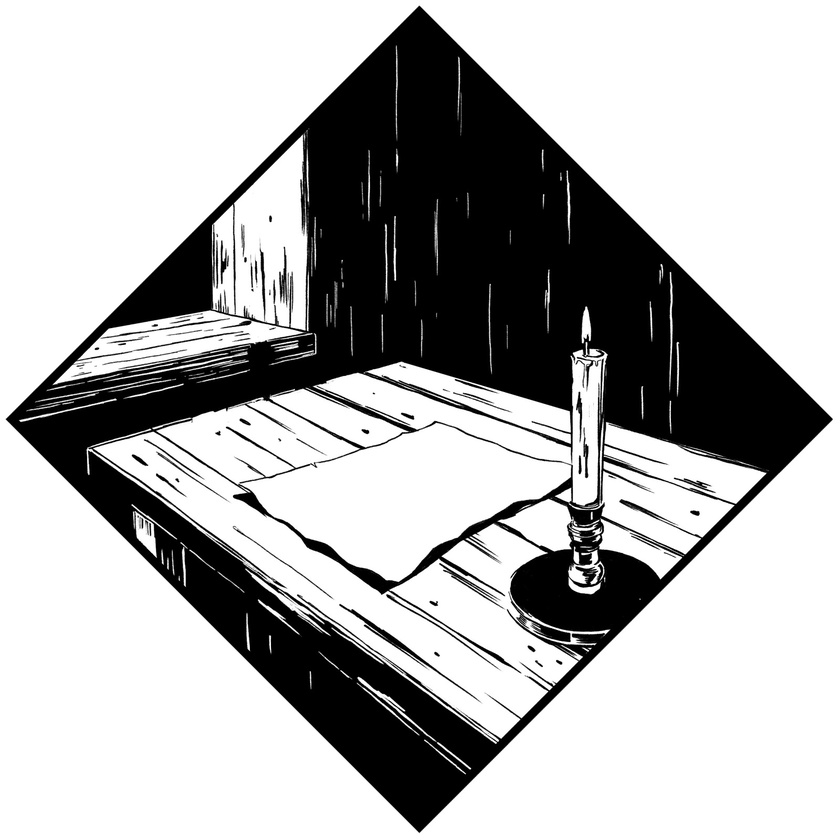
#> input picture PLATEST/plate_bougie/bougie.jpg, 840 x 840 px, shrunk from 1600 x 1600 before the run
$ python split_plate.py PLATEST/plate_bougie/bougie.jpg
#> lines starting #> are read from the running program, lines starting #| are printed output that depends on the picture
"""
split_plate.py
Usage : python3 split_plate.py <image> [--platest PLATEST] [--overlap 0.15]

Génère 4 crops avec overlap depuis une image de plaque :
  - top_half    : moitié haute  (+ overlap bas)
  - bottom_half : moitié basse  (+ overlap haut)
  - left_half   : moitié gauche (+ overlap droite)
  - right_half  : moitié droite (+ overlap gauche)

Les images sont sauvegardées dans PLATEST/<nom_plaque>/
avec le nom de base de l'image source comme préfixe.

Exemple :
  python3 split_plate.py PLATEST/plate_bougie/bougie.jpg
  → PLATEST/plate_bougie/bougie_top.jpg
  → PLATEST/plate_bougie/bougie_bottom.jpg
  → PLATEST/plate_bougie/bougie_left.jpg
  → PLATEST/plate_bougie/bougie_right.jpg
"""

from __future__ import annotations
import argparse
from pathlib import Path
import cv2


def split_image(src: Path, out_dir: Path, overlap: float = 0.15) -> list[Path]:
#> called with overlap = 0.15
    img = cv2.imread(str(src))
#> img is the input picture: shape (840, 840, 3); min 0, max 255, mean 179.2
    if img is None:
        raise FileNotFoundError(f"Image introuvable : {src}")

    h, w = img.shape[:2]
#> h = 840; w = 840
    ov_h = int(h * overlap)
#> ov_h = 126
    ov_w = int(w * overlap)
#> ov_w = 126
    stem = src.stem

    crops = {
        "top": img[0 : h // 2 + ov_h, :],
        "bottom": img[h // 2 - ov_h : h, :],
        "left": img[:, 0 : w // 2 + ov_w],
        "right": img[:, w // 2 - ov_w : w],
    }

    out_dir.mkdir(parents=True, exist_ok=True)
    saved = []
    for name, crop in crops.items():
        out_path = out_dir / f"{stem}_{name}.jpg"
        cv2.imwrite(str(out_path), crop)
        saved.append(out_path)
        print(f"  [{name:8s}] {crop.shape[1]}x{crop.shape[0]}  →  {out_path}")
#> this loop made 4 passes
#> name on passes 1 to 4: 'top', 'bottom', 'left', 'right'
#|   [top     ] 840x546  →  PLATEST/plate_bougie/bougie_top.jpg
#|   [bottom  ] 840x546  →  PLATEST/plate_bougie/bougie_bottom.jpg
#|   [left    ] 546x840  →  PLATEST/plate_bougie/bougie_left.jpg
#|   [right   ] 546x840  →  PLATEST/plate_bougie/bougie_right.jpg
#> pass 1, in split_image, `cv2.imwrite(str(out_path), crop)`:
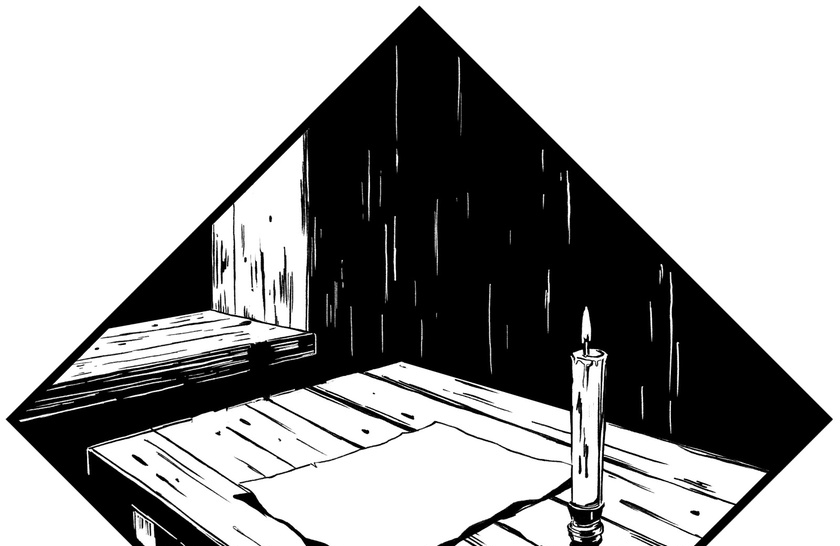
#> saved as bougie_top.jpg: shape (546, 840, 3); min 0, max 255, mean 165
#> pass 2, in split_image, `cv2.imwrite(str(out_path), crop)`:
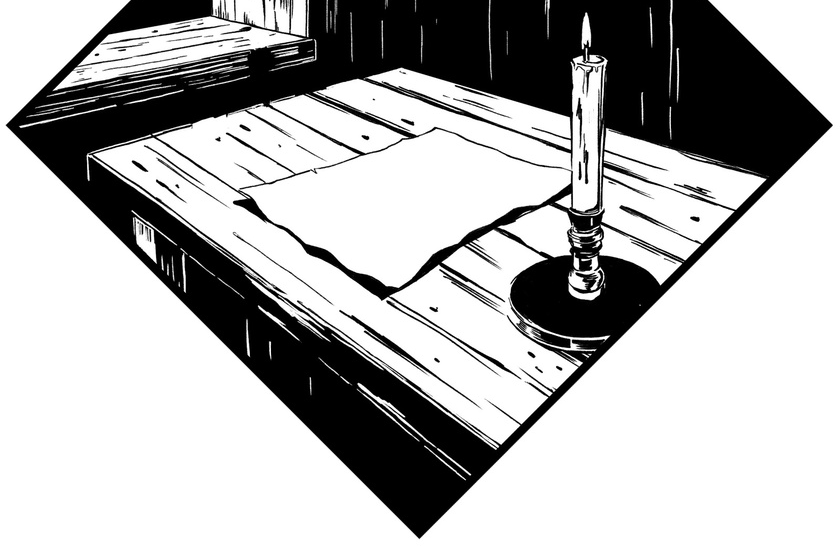
#> saved as bougie_bottom.jpg: shape (546, 840, 3); min 0, max 255, mean 178.6
#> after the loop, saved = 4 items

    return saved


def main() -> None:
    parser = argparse.ArgumentParser(
        description="Split une image de plaque en 4 crops."
    )
    parser.add_argument("image", help="Chemin vers l'image source")
    parser.add_argument(
        "--platest",
        default=None,
        help="Dossier PLATEST (défaut : dossier parent de l'image)",
    )
    parser.add_argument(
        "--overlap",
        type=float,
        default=0.15,
        help="Fraction de chevauchement (défaut : 0.15)",
    )
    args = parser.parse_args()

    src = Path(args.image)
    if not src.exists():
        print(f"[split] Erreur : fichier introuvable : {src}")
        return

    # Déterminer le dossier de sortie
    if args.platest:
        # Mode explicit : PLATEST/<nom_dossier_parent>/
        out_dir = Path(args.platest) / src.parent.name
    else:
        # Défaut : même dossier que l'image source
        out_dir = src.parent

    print(f"[split] Source  : {src}")
    print(f"[split] Sortie  : {out_dir}")
    print(f"[split] Overlap : {args.overlap * 100:.0f}%")
    split_image(src, out_dir, args.overlap)
    print("[split] Done ✔")


if __name__ == "__main__":
    main()
